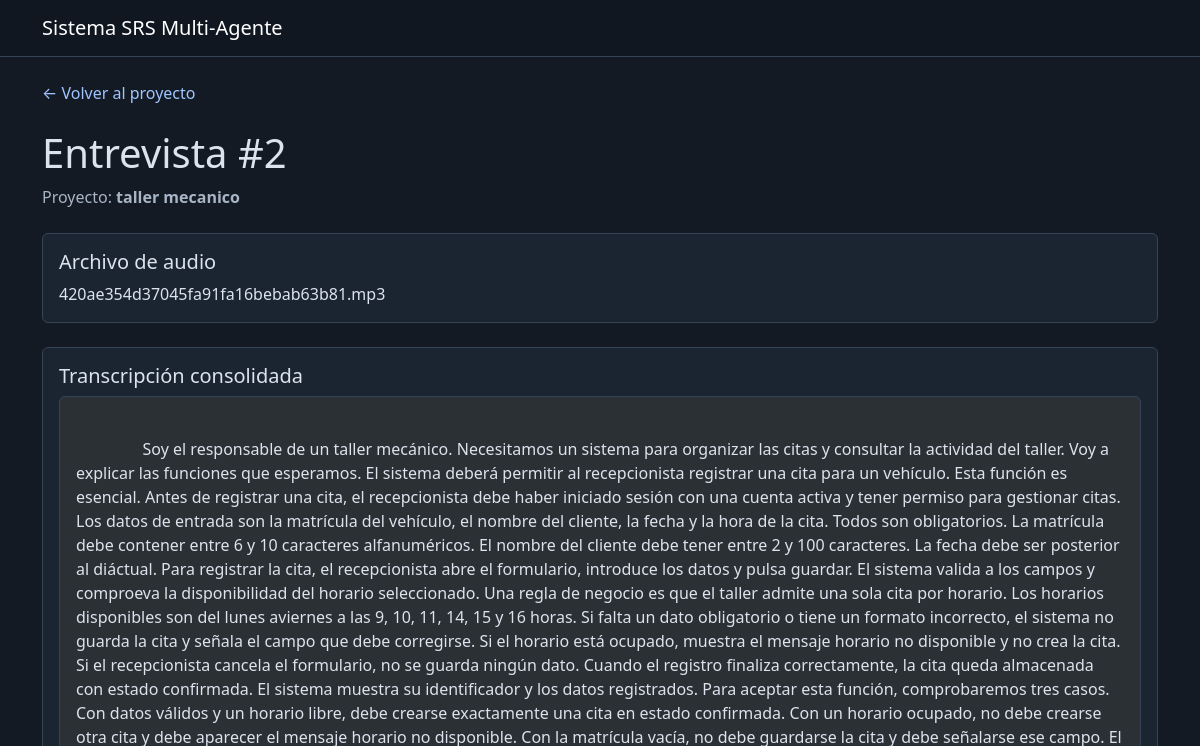
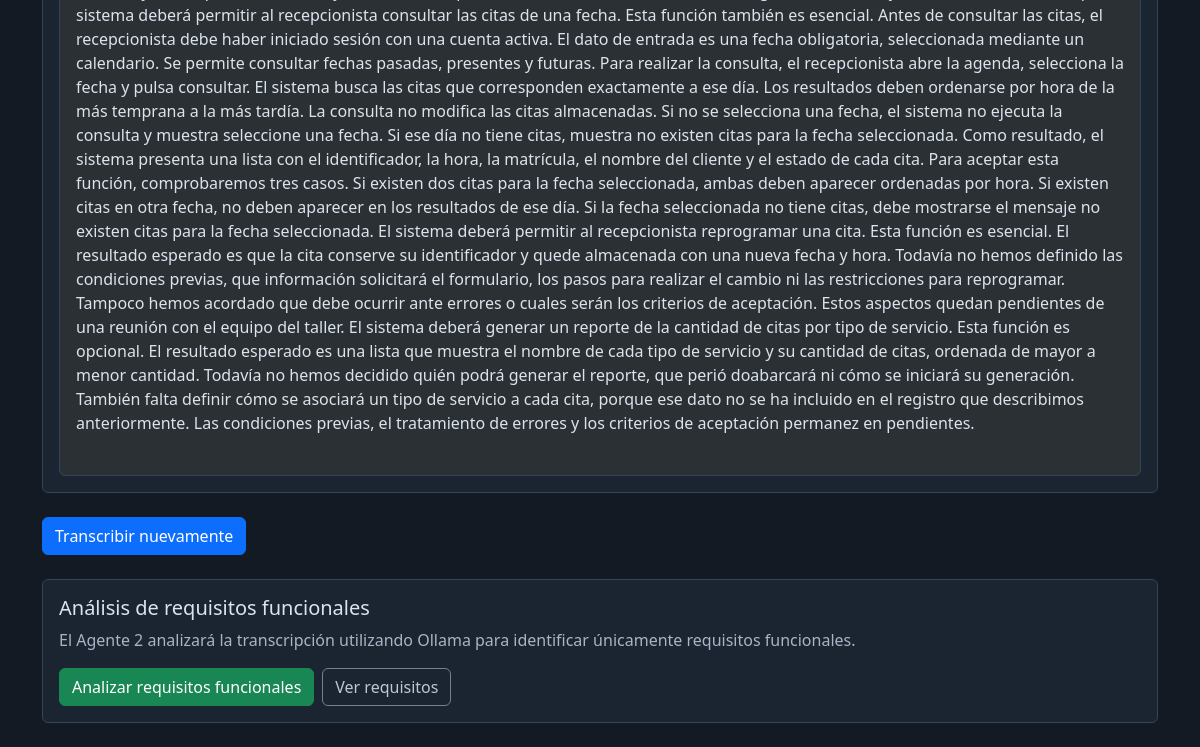
Page /interviews/2 on the earlier database version (2 pictures, top to bottom).
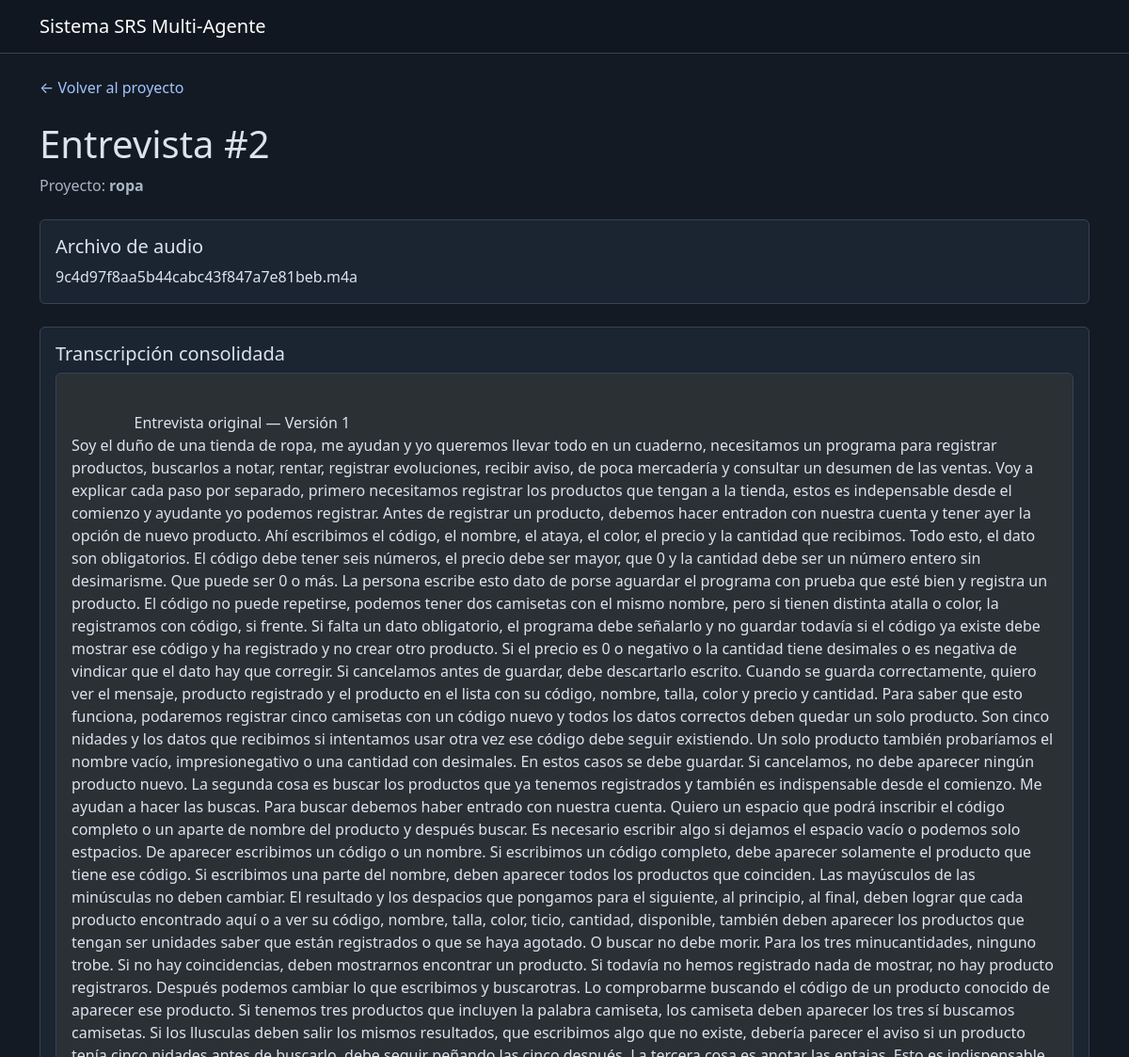
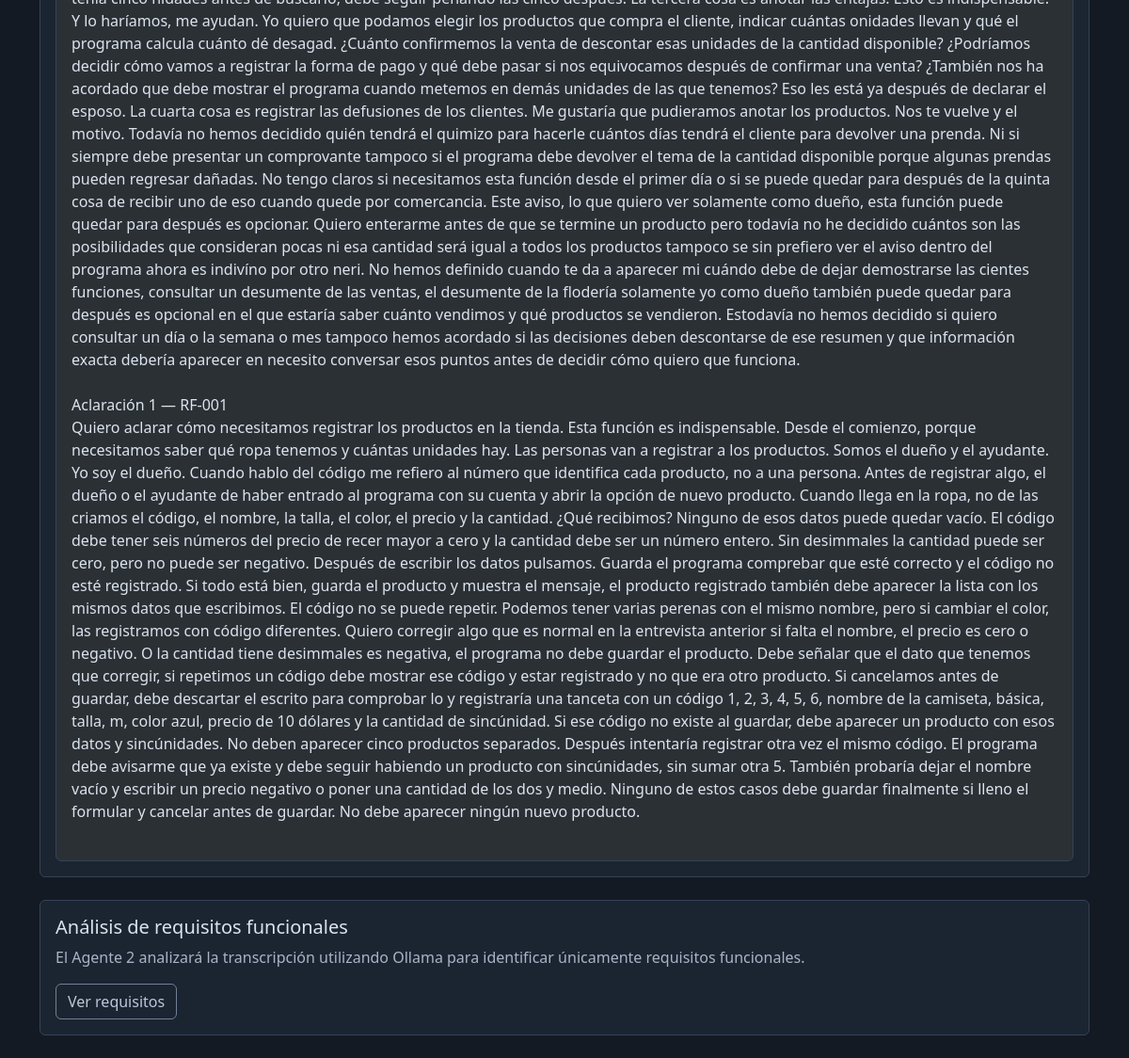
Same page on the later database version (2 pictures, top to bottom).
### app/models.py (models this page shows)
class Project(db.Model):
    id = db.Column(
        db.Integer,
        primary_key=True
    )
    name = db.Column(
        db.String(150),
        nullable=False
    )
    description = db.Column(
        db.Text,
        nullable=True
    )
    created_at = db.Column(
        db.DateTime,
        default=datetime.utcnow
    )

class Interview(db.Model):
    original_transcription = db.Column(db.Text, nullable=True)
    @property
    def clarifications(self):
        return RequirementClarification.query.filter_by(interview_id=self.id).order_by(RequirementClarification.id).all()
    id = db.Column(
        db.Integer,
        primary_key=True
    )
    project_id = db.Column(
        db.Integer,
        db.ForeignKey("project.id"),
        nullable=False
    )
    audio_path = db.Column(
        db.String(300),
        nullable=True
    )
    transcription = db.Column(
        db.Text,
        nullable=True
    )
    created_at = db.Column(
        db.DateTime,
        default=datetime.utcnow
    )

### app/routes.py (the view)
@main.route(
    "/interviews/<int:interview_id>"
)
def interview_detail(interview_id):
    interview = Interview.query.get_or_404(
        interview_id
    )
    project = Project.query.get_or_404(
        interview.project_id
    )
    return render_template(
        "interview.html",
        interview=interview,
        project=project
    )

### app/templates/interview.html (shortened to what this page needs)
{% extends "base.html" %}
{% block content %}
<div class="mb-4">
    <a
        href="{{ url_for('main.project_detail', project_id=project.id) }}"
        class="text-decoration-none"
    >
        ← Volver al proyecto
    </a>
</div>
<h1>
    Entrevista #{{ interview.id }}
</h1>
<p class="text-muted">
    Proyecto:
    <strong>
        {{ project.name }}
    </strong>
</p>
<div class="card mt-4">
    <div class="card-body">
        <h5>
            Archivo de audio
        </h5>
        <p class="mb-0">
            {{ interview.audio_path }}
        </p>
    </div>
</div>
<div class="card mt-4">
    <div class="card-body">
        <h5>
            Transcripción consolidada
        </h5>
        {% if interview.transcription %}
            <div
                class="border rounded p-3 bg-body-tertiary"
                style="white-space: pre-wrap;"
            >
                {{ interview.transcription }}
            </div>
        {% else %}
            <div class="alert alert-secondary mb-0">
                La entrevista todavía no ha sido
                procesada por el Agente de
                Transcripción ASR.
            </div>
        {% endif %}
    </div>
</div>
{% if not interview.clarifications %}
<div class="mt-4">
    <form
        method="POST"
        action="{{ url_for('main.transcribe_interview', interview_id=interview.id) }}"
    >
        <button
            type="submit"
            class="btn btn-primary"
        >
            {% if interview.transcription %}
                Transcribir nuevamente
            {% else %}
                Transcribir entrevista
            {% endif %}
        </button>
    </form>
</div>
{% endif %}
{% if interview.transcription %}
<div class="card mt-4">
    <div class="card-body">
        <h5>
            Análisis de requisitos funcionales
        </h5>
        <p class="text-muted">
            El Agente 2 analizará la transcripción
            utilizando Ollama para identificar
            únicamente requisitos funcionales.
        </p>
        <div class="d-flex gap-2">
            {% if not interview.clarifications %}
            <form
                method="POST"
                action="{{ url_for('main.analyze_requirements', interview_id=interview.id) }}"
            >
                <button
                    type="submit"
                    class="btn btn-success"
                >
                    Analizar requisitos funcionales
                </button>
            </form>
            {% endif %}
            <a
                href="{{ url_for('main.view_requirements', interview_id=interview.id) }}"
                class="btn btn-outline-secondary"
            >
                Ver requisitos
            </a>
        </div>
    </div>
</div>
{% endif %}
{% endblock %}

Differences in the rows shown:
changed Interview id 2: audio_path "420ae354d37045fa91fa16bebab63b81.mp3" → "9c4d97f8aa5b44cabc43f847a7e81beb.m4a"; transcription "Soy el responsable de un taller mecánico. Necesitamos un sistema para organizar las citas y consultar la actividad del taller. Voy a explicar las funciones que esperamos. El sistema deberá permitir al recepcionista registrar una cita para un vehículo. Esta función es esencial. Antes de registrar una cita, el recepcionista debe haber iniciado sesión con una cuenta activa y tener permiso para gestionar citas. Los datos de entrada son la matrícula del vehículo, el nombre del cliente, la fecha y la hora de la cita. Todos son obligatorios. La matrícula debe contener entre 6 y 10 caracteres alfanuméricos. El nombre del cliente debe tener entre 2 y 100 caracteres. La fecha debe ser posterior al…" → "Entrevista original — Versión 1 Soy el duño de una tienda de ropa, me ayudan y yo queremos llevar todo en un cuaderno, necesitamos un programa para registrar productos, buscarlos a notar, rentar, registrar evoluciones, recibir aviso, de poca mercadería y consultar un desumen de las ventas. Voy a explicar cada paso por separado, primero necesitamos registrar los productos que tengan a la tienda, estos es indepensable desde el comienzo y ayudante yo podemos registrar. Antes de registrar un producto, debemos hacer entradon con nuestra cuenta y tener ayer la opción de nuevo producto. Ahí escribimos el código, el nombre, el ataya, el color, el precio y la cantidad que recibimos. Todo esto, el…"
changed Project: name "taller mecanico" → "ropa"
Other differences:
text no longer shown: "Transcribir nuevamente Analizar requisitos funcionales"
